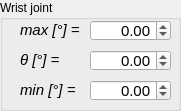
   <widget class="QGroupBox" name="WristJointGroupBox">
    <property name="geometry">
     <rect>
      <x>190</x>
      <y>110</y>
      <width>181</width>
      <height>111</height>
     </rect>
    </property>
    <property name="title">
     <string>Wrist joint</string>
    </property>
    <widget class="QDoubleSpinBox" name="JointWristCrtSpinBox">
     <property name="geometry">
      <rect>
       <x>90</x>
       <y>50</y>
       <width>81</width>
       <height>21</height>
      </rect>
     </property>
     <property name="font">
      <font>
       <pointsize>11</pointsize>
      </font>
     </property>
     <property name="alignment">
      <set>Qt::AlignmentFlag::AlignRight|Qt::AlignmentFlag::AlignTrailing|Qt::AlignmentFlag::AlignVCenter</set>
     </property>
     <property name="decimals">
      <number>2</number>
     </property>
     <property name="minimum">
      <double>-180.000000000000000</double>
     </property>
     <property name="maximum">
      <double>180.000000000000000</double>
     </property>
     <property name="singleStep">
      <double>1.000000000000000</double>
     </property>
    </widget>
    <widget class="QLabel" name="JointWristCrtLabel">
     <property name="geometry">
      <rect>
       <x>20</x>
       <y>50</y>
       <width>61</width>
       <height>21</height>
      </rect>
     </property>
     <property name="font">
      <font>
       <pointsize>11</pointsize>
       <italic>true</italic>
      </font>
     </property>
     <property name="text">
      <string>&lt;html&gt;&lt;head/&gt;&lt;body&gt;&lt;p&gt;θ [°] =&lt;/p&gt;&lt;/body&gt;&lt;/html&gt;</string>
     </property>
    </widget>
    <widget class="QLabel" name="JointWristMaxLabel">
     <property name="geometry">
      <rect>
       <x>20</x>
       <y>20</y>
       <width>61</width>
       <height>21</height>
      </rect>
     </property>
     <property name="font">
      <font>
       <pointsize>11</pointsize>
       <italic>true</italic>
      </font>
     </property>
     <property name="text">
      <string>&lt;html&gt;&lt;head/&gt;&lt;body&gt;&lt;p&gt;max [°] =&lt;/p&gt;&lt;/body&gt;&lt;/html&gt;</string>
     </property>
    </widget>
    <widget class="QLabel" name="JointWristMinLabel">
     <property name="geometry">
      <rect>
       <x>20</x>
       <y>80</y>
       <width>61</width>
       <height>21</height>
      </rect>
     </property>
     <property name="font">
      <font>
       <pointsize>11</pointsize>
       <italic>true</italic>
      </font>
     </property>
     <property name="text">
      <string>&lt;html&gt;&lt;head/&gt;&lt;body&gt;&lt;p&gt;min [°] =&lt;/p&gt;&lt;/body&gt;&lt;/html&gt;</string>
     </property>
    </widget>
    <widget class="QDoubleSpinBox" name="JointWristMinSpinBox">
     <property name="geometry">
      <rect>
       <x>90</x>
       <y>80</y>
       <width>81</width>
       <height>21</height>
      </rect>
     </property>
     <property name="font">
      <font>
       <pointsize>11</pointsize>
      </font>
     </property>
     <property name="alignment">
      <set>Qt::AlignmentFlag::AlignRight|Qt::AlignmentFlag::AlignTrailing|Qt::AlignmentFlag::AlignVCenter</set>
     </property>
     <property name="decimals">
      <number>2</number>
     </property>
     <property name="minimum">
      <double>-180.000000000000000</double>
     </property>
     <property name="maximum">
      <double>180.000000000000000</double>
     </property>
     <property name="singleStep">
      <double>1.000000000000000</double>
     </property>
    </widget>
    <widget class="QDoubleSpinBox" name="JointWristMaxSpinBox">
     <property name="geometry">
      <rect>
       <x>90</x>
       <y>20</y>
       <width>81</width>
       <height>21</height>
      </rect>
     </property>
     <property name="font">
      <font>
       <pointsize>11</pointsize>
      </font>
     </property>
     <property name="layoutDirection">
      <enum>Qt::LayoutDirection::LeftToRight</enum>
     </property>
     <property name="alignment">
      <set>Qt::AlignmentFlag::AlignRight|Qt::AlignmentFlag::AlignTrailing|Qt::AlignmentFlag::AlignVCenter</set>
     </property>
     <property name="decimals">
      <number>2</number>
     </property>
     <property name="minimum">
      <double>-180.000000000000000</double>
     </property>
     <property name="maximum">
      <double>180.000000000000000</double>
     </property>
     <property name="singleStep">
      <double>1.000000000000000</double>
     </property>
    </widget>
   </widget>
